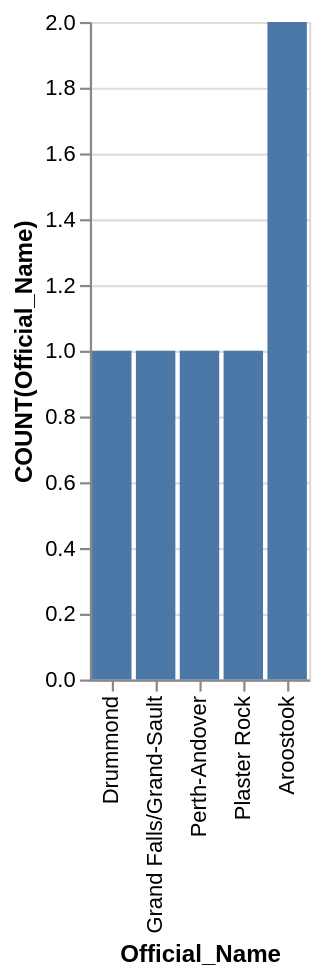

Specify this chart in Vega-Lite:
### Vega-Lite specification from a JSON file in a GitHub repository (floating-point values rounded to 4 significant figures)
{"data": {"values": [{"x_data": "Aroostook", "y_data": 2}, {"x_data": "Drummond", "y_data": 1}, {"x_data": "Grand Falls/Grand-Sault", "y_data": 1}, {"x_data": "Perth-Andover", "y_data": 1}, {"x_data": "Plaster Rock", "y_data": 1}]}, "mark": "bar", "encoding": {"x": {"field": "x_data", "type": "nominal", "title": "Official_Name", "sort": {"op": "sum", "field": "y_data", "order": "ascending"}}, "y": {"field": "y_data", "type": "quantitative", "title": "COUNT(Official_Name)"}}}
